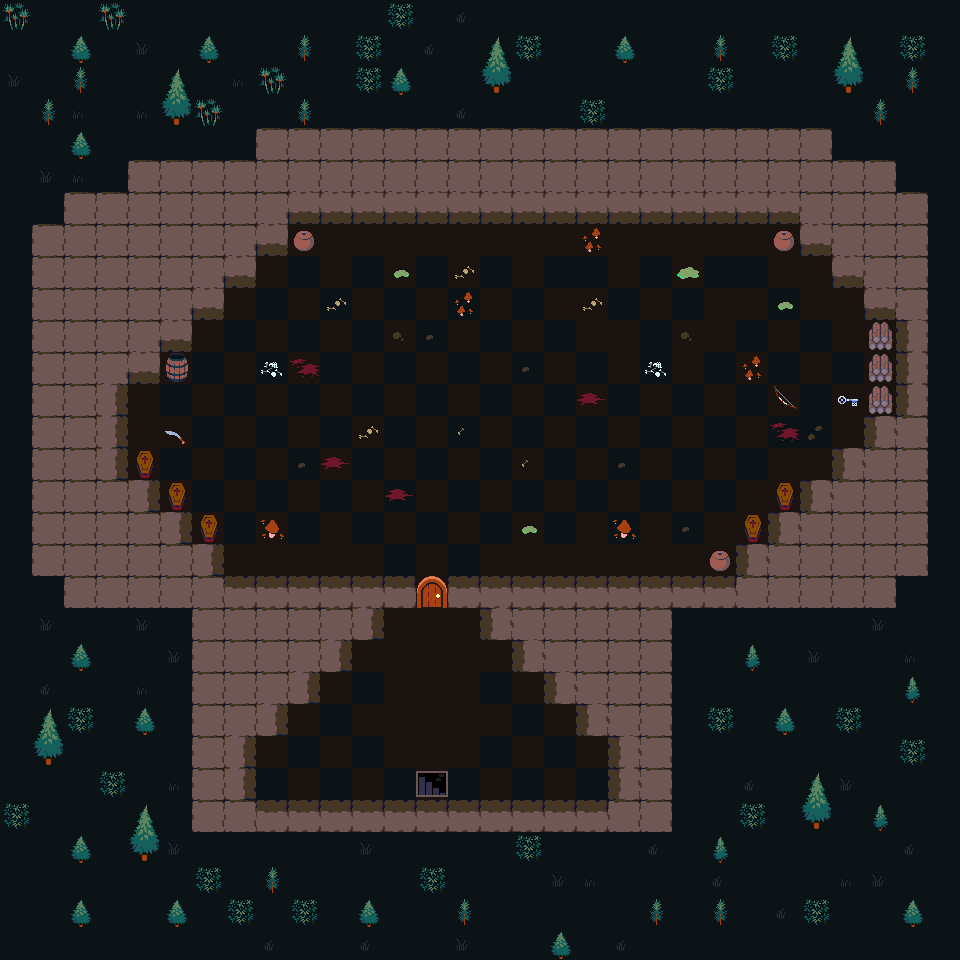

The image is a tile-based game level rendered from a .tmx file. Its description and source (layers, tilesets, objects; grid data summarised) follow:
An orthogonal 30x30 tile map with 32x32 px tiles, 6 tile layers (Boden, Grass & Steine, Wände, Schlüssel, ...), 2 tilesets and 10 objects.

<map version="1.10" tiledversion="1.11.2" orientation="orthogonal" renderorder="right-down" width="30" height="30" tilewidth="32" tileheight="32" infinite="0" nextlayerid="12" nextobjectid="13">
 <tileset firstgid="1" source="tiles.tsx" />
 <tileset firstgid="443" name="items" tilewidth="32" tileheight="32" tilecount="286" columns="11">
  <image source="items.png" width="352" height="832" />
 </tileset>
 <layer id="1" name="Boden" width="30" height="30" locked="1">
  <data>[900 cells, 900 non-empty, 4 distinct tile ids]</data>
 </layer>
 <layer id="4" name="Grass &amp; Steine" width="30" height="30" locked="1">
  <data>[900 cells, 163 non-empty, 28 distinct tile ids]</data>
 </layer>
 <layer id="3" name="Wände" width="30" height="30" locked="1">
  <data>[900 cells, 195 non-empty, 7 distinct tile ids]</data>
 </layer>
 <layer id="5" name="Schlüssel" width="30" height="30" locked="1">
  <data>[900 cells, 1 non-empty, 1 distinct tile ids]</data>
 </layer>
 <layer id="6" name="Tür_offen" width="30" height="30" locked="1">
  <data>[900 cells, 1 non-empty, 1 distinct tile ids]</data>
 </layer>
 <layer id="7" name="Türen" width="30" height="30" locked="1">
  <data>[900 cells, 1 non-empty, 1 distinct tile ids]</data>
 </layer>
 <objectgroup id="11" name="enemySpawn" locked="1">
  <object id="5" x="658" y="298.667" width="55.3333" height="67.3333" />
  <object id="6" x="658" y="412" width="57.3333" height="46.6667" />
  <object id="7" x="478.667" y="511.333" width="54.6667" height="29.3333" />
  <object id="8" x="666.667" y="508.667" width="41.3333" height="28" />
  <object id="9" x="452" y="288.667" width="70" height="54" />
  <object id="10" x="289.333" y="428.667" width="64" height="34.6667" />
  <object id="11" x="326" y="498.667" width="44.6667" height="38" />
  <object id="12" x="517.333" y="408.667" width="52" height="31.3333" />
 </objectgroup>
 <objectgroup id="10" name="exit" locked="1">
  <object id="2" x="417.667" y="771.667" width="29" height="24">
   <properties>
    <property name="nextMap" value="Tiled-Map4.tmx" />
   </properties>
  </object>
 </objectgroup>
 <objectgroup id="9" name="playerSpawn" locked="1">
  <object id="1" x="276.667" y="273.333" width="69.3333" height="57.3333">
   <properties>
    <property name="spawnType" value="player" />
   </properties>
  </object>
 </objectgroup>
</map>
